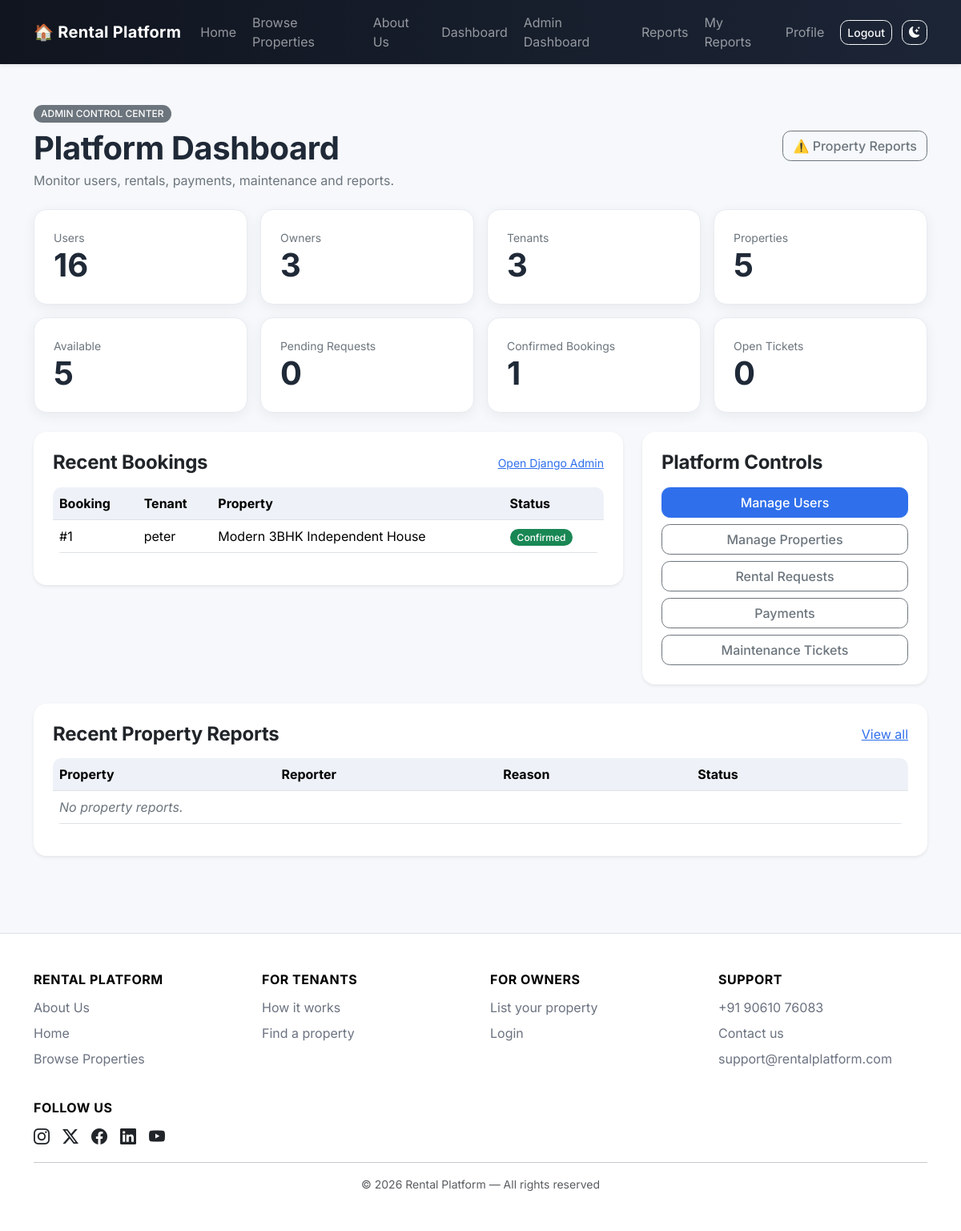
Page /admin-dashboard/ (signed in) on the earlier database version.
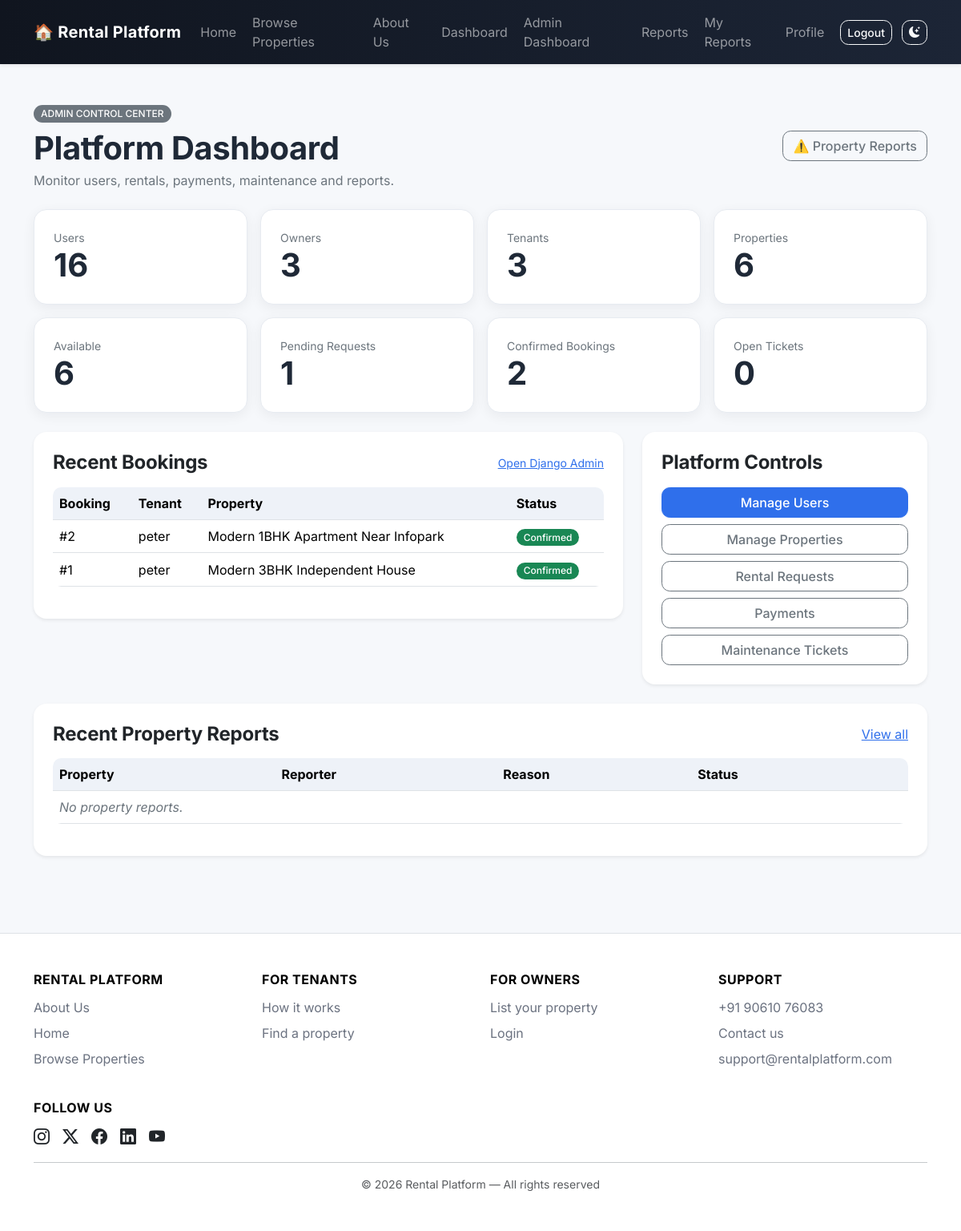
Same page on the later database version.
### bookings/models.py (models this page shows, shortened)
class Booking(models.Model):
    class Status(models.TextChoices):
        CONFIRMED = "CONFIRMED", "Confirmed"
        CANCELLED = "CANCELLED", "Cancelled"
        COMPLETED = "COMPLETED", "Completed"
    rental_request = models.OneToOneField(RentalRequest, on_delete=models.PROTECT, related_name="booking")
    tenant = models.ForeignKey(settings.AUTH_USER_MODEL, on_delete=models.CASCADE, related_name="bookings")
    property = models.ForeignKey(Property, on_delete=models.PROTECT, related_name="bookings")
    room = models.ForeignKey(Room, on_delete=models.PROTECT, null=True, blank=True, related_name="bookings")
    start_date = models.DateField()
    duration_months = models.PositiveSmallIntegerField(
        "Rental duration (months)",
        default=MIN_RENTAL_MONTHS,
        validators=[MinValueValidator(MIN_RENTAL_MONTHS), MaxValueValidator(MAX_RENTAL_MONTHS)],
    )
    status = models.CharField(max_length=12, choices=Status.choices, default=Status.CONFIRMED, db_index=True)
    created_at = models.DateTimeField(auto_now_add=True)
    updated_at = models.DateTimeField(auto_now=True)
    class Meta:
        ordering = ["-created_at"]

### accounts/models.py (models this page shows, shortened)
class User(AbstractUser):
    class Role(models.TextChoices):
        ADMIN = "ADMIN", "Admin"
        OWNER = "OWNER", "Property Owner"
        TENANT = "TENANT", "Tenant"
        TECHNICIAN = "TECHNICIAN", "Technician"
    email = models.EmailField(unique=True)
    phone = models.CharField(max_length=15, blank=True)
    profile_image = models.ImageField(upload_to="profiles/", blank=True, null=True)
    role = models.CharField(max_length=10, choices=Role.choices, default=Role.TENANT)

### properties/models.py (models this page shows, shortened)
class Property(models.Model):
    class PropertyType(models.TextChoices):
        APARTMENT = "APARTMENT", "Apartment"
        HOUSE = "HOUSE", "House"
        VILLA = "VILLA", "Villa"
        STUDIO = "STUDIO", "Studio"
        PG = "PG", "PG / Shared Accommodation"
        OFFICE = "OFFICE", "Office"
        OTHER = "OTHER", "Other"
    owner = models.ForeignKey(
        settings.AUTH_USER_MODEL,
        on_delete=models.CASCADE,
        related_name="properties",
    )
    title = models.CharField(max_length=200)
    description = models.TextField()
    property_type = models.CharField(max_length=20, choices=PropertyType.choices)
    location = models.CharField(max_length=150, db_index=True)
    address = models.TextField()
    latitude = models.DecimalField(
        max_digits=9,
        decimal_places=6,
        null=True,
        blank=True,
        validators=[MinValueValidator(-90), MaxValueValidator(90)],
    )
    longitude = models.DecimalField(
        max_digits=9,
        decimal_places=6,
        null=True,
        blank=True,
        validators=[MinValueValidator(-180), MaxValueValidator(180)],
    )
    number_of_rooms = models.PositiveIntegerField(default=1)
    rent = models.DecimalField(max_digits=12, decimal_places=2, validators=[MinValueValidator(0)])
    available = models.BooleanField(default=True, db_index=True)
    amenities = models.ManyToManyField(Amenity, blank=True, related_name="properties")
    created_at = models.DateTimeField(auto_now_add=True)
    updated_at = models.DateTimeField(auto_now=True)
    class Meta:
        ordering = ["-created_at"]

### core/views.py (the view)
# urls.py: path("admin-dashboard/", views.admin_dashboard, name="admin_dashboard"),
@login_required
def admin_dashboard(request):
    if not _admin_only(request):
        messages.error(request, "Admin access is required.")
        return redirect("accounts:dashboard")
    context = {
        "total_users": User.objects.count(),
        "owners": User.objects.filter(role=User.Role.OWNER).count(),
        "tenants": User.objects.filter(role=User.Role.TENANT).count(),
        "technicians": User.objects.filter(role=User.Role.TECHNICIAN).count(),
        "properties": Property.objects.count(),
        "available_properties": Property.objects.filter(available=True).count(),
        "pending_requests": RentalRequest.objects.filter(status=RentalRequest.Status.PENDING).count(),
        "confirmed_bookings": Booking.objects.filter(status=Booking.Status.CONFIRMED).count(),
        "successful_payments": Payment.objects.filter(status=Payment.Status.SUCCESS).count(),
        "payment_total": Payment.objects.filter(status=Payment.Status.SUCCESS).aggregate(total=Sum('amount'))['total'] or 0,
        "open_tickets": MaintenanceTicket.objects.filter(status__in=[MaintenanceTicket.Status.OPEN, MaintenanceTicket.Status.ASSIGNED, MaintenanceTicket.Status.IN_PROGRESS]).count(),
        "open_reports": PropertyReport.objects.filter(status__in=[PropertyReport.Status.OPEN, PropertyReport.Status.REVIEWING]).count(),
        "recent_reports": PropertyReport.objects.select_related("property", "reporter")[:8],
        "recent_bookings": Booking.objects.select_related("tenant", "property")[:8],
        "stats": [("Users", User.objects.count()), ("Owners", User.objects.filter(role=User.Role.OWNER).count()), ("Tenants", User.objects.filter(role=User.Role.TENANT).count()), ("Properties", Property.objects.count()), ("Available", Property.objects.filter(available=True).count()), ("Pending Requests", RentalRequest.objects.filter(status=RentalRequest.Status.PENDING).count()), ("Confirmed Bookings", Booking.objects.filter(status=Booking.Status.CONFIRMED).count()), ("Open Tickets", MaintenanceTicket.objects.filter(status__in=[MaintenanceTicket.Status.OPEN, MaintenanceTicket.Status.ASSIGNED, MaintenanceTicket.Status.IN_PROGRESS]).count())],
    }
    return render(request, "core/admin_dashboard.html", context)

### templates/core/admin_dashboard.html (shortened to what this page needs)
{% extends "base.html" %}
{% block content %}
<div class="container py-5">
  <div class="d-flex flex-wrap justify-content-between align-items-center mb-4 gap-3">
    <div><span class="badge text-bg-secondary">ADMIN CONTROL CENTER</span><h1 class="fw-bold mt-2 mb-1">Platform Dashboard</h1><p class="text-secondary mb-0">Monitor users, rentals, payments, maintenance and reports.</p></div>
    <a class="btn btn-outline-secondary" href="{% url 'core:admin_reports' %}">⚠️ Property Reports{% if open_reports %} <span class="badge text-bg-danger">{{ open_reports }}</span>{% endif %}</a>
  </div>
  <div class="row g-3 mb-4">
    {% for label,value in stats %}<div class="col-6 col-lg-3"><div class="stat-card h-100"><div class="text-secondary small">{{ label }}</div><div class="display-6 fw-bold">{{ value }}</div></div></div>{% endfor %}
  </div>
  <div class="row g-4">
    <div class="col-lg-8"><div class="card border-0 shadow-sm"><div class="card-body p-4"><div class="d-flex justify-content-between align-items-center mb-3"><h4 class="fw-bold mb-0">Recent Bookings</h4><a href="/admin/bookings/booking/" class="small">Open Django Admin</a></div><div class="table-responsive"><table class="table align-middle"><thead><tr><th>Booking</th><th>Tenant</th><th>Property</th><th>Status</th></tr></thead><tbody>{% for booking in recent_bookings %}<tr><td>#{{ booking.pk }}</td><td>{{ booking.tenant.username }}</td><td>{{ booking.property.title }}</td><td><span class="badge text-bg-success">{{ booking.get_status_display }}</span></td></tr>{% empty %}<tr><td colspan="4" class="text-secondary">No bookings yet.</td></tr>{% endfor %}</tbody></table></div></div></div></div>
    <div class="col-lg-4"><div class="card border-0 shadow-sm"><div class="card-body p-4"><h4 class="fw-bold">Platform Controls</h4><div class="d-grid gap-2 mt-3"><a class="btn btn-primary" href="/admin/accounts/user/">Manage Users</a><a class="btn btn-outline-secondary" href="/admin/properties/property/">Manage Properties</a><a class="btn btn-outline-secondary" href="/admin/bookings/rentalrequest/">Rental Requests</a><a class="btn btn-outline-secondary" href="/admin/payments/payment/">Payments</a><a class="btn btn-outline-secondary" href="/admin/maintenance/maintenanceticket/">Maintenance Tickets</a></div></div></div></div>
  </div>
  <div class="card border-0 shadow-sm mt-4"><div class="card-body p-4"><div class="d-flex justify-content-between align-items-center mb-3"><h4 class="fw-bold mb-0">Recent Property Reports</h4><a href="{% url 'core:admin_reports' %}">View all</a></div><div class="table-responsive"><table class="table align-middle"><thead><tr><th>Property</th><th>Reporter</th><th>Reason</th><th>Status</th><th></th></tr></thead><tbody>{% for report in recent_reports %}<tr><td>{{ report.property.title }}</td><td>{{ report.reporter.username }}</td><td>{{ report.get_reason_display }}</td><td>{{ report.get_status_display }}</td><td><a class="btn btn-sm btn-outline-primary" href="{% url 'core:admin_report_update' report.pk %}">Review</a></td></tr>{% empty %}<tr><td colspan="5" class="text-secondary">No property reports.</td></tr>{% endfor %}</tbody></table></div></div></div>
</div>
{% endblock %}

### templates/base.html (shortened to what this page needs)
{% load static %}
<!doctype html>
<html lang="en" data-bs-theme="light">
<head>
    <link href="https://cdn.jsdelivr.net/npm/bootstrap@5.3.3/dist/css/bootstrap.min.css" rel="stylesheet">
    <link href="https://cdn.jsdelivr.net/npm/bootstrap-icons@1.11.3/font/bootstrap-icons.css" rel="stylesheet">
    <link rel="stylesheet" href="{% static 'css/style.css' %}">
</head>
<body class="d-flex flex-column min-vh-100">
<nav class="navbar navbar-expand-lg bg-dark shadow-sm sticky-top" data-bs-theme="dark">
    <div class="container">
        <a class="navbar-brand fw-bold" href="{% url 'core:home' %}">🏠 Rental Platform</a>
        <div class="collapse navbar-collapse" id="mainNav">
            <ul class="navbar-nav ms-auto align-items-lg-center gap-lg-1">
                <li class="nav-item"><a class="nav-link" href="{% url 'core:home' %}">Home</a></li>
                <li class="nav-item"><a class="nav-link" href="{% url 'properties:list' %}">Browse Properties</a></li>
                <li class="nav-item"><a class="nav-link" href="{% url 'core:about' %}">About Us</a></li>
                {% if user.is_authenticated %}
                    <li class="nav-item"><a class="nav-link" href="{% url 'accounts:dashboard' %}">Dashboard</a></li>
                    {% if user.role == "TENANT" %}
                        <li class="nav-item"><a class="nav-link" href="{% url 'bookings:my_requests' %}">Requests</a></li>
                        <li class="nav-item"><a class="nav-link" href="{% url 'bookings:my_bookings' %}">Bookings</a></li>
                        <li class="nav-item"><a class="nav-link" href="{% url 'payments:history' %}">Payments</a></li>
                        <li class="nav-item"><a class="nav-link" href="{% url 'maintenance:tenant_tickets' %}">Maintenance</a></li>
                    {% elif user.role == "TECHNICIAN" %}
                        <li class="nav-item"><a class="nav-link" href="{% url 'maintenance:technician_tickets' %}">My Tickets</a></li>
                    {% elif user.role == "ADMIN" or user.is_superuser %}
                        <li class="nav-item"><a class="nav-link" href="{% url 'core:admin_dashboard' %}">Admin Dashboard</a></li>
                        <li class="nav-item"><a class="nav-link" href="{% url 'core:admin_reports' %}">Reports</a></li>
                    {% endif %}
                    <li class="nav-item"><a class="nav-link" href="{% url 'core:my_reports' %}">My Reports</a></li>
                    <li class="nav-item"><a class="nav-link" href="{% url 'accounts:profile' %}">Profile</a></li>
                    <li class="nav-item ms-lg-2">
                        <form method="post" action="{% url 'accounts:logout' %}" class="d-inline">
                            <button type="submit" class="btn btn-outline-light btn-sm">Logout</button>
                        </form>
                    </li>
                {% else %}
                    <li class="nav-item"><a class="nav-link" href="{% url 'accounts:login' %}">Login</a></li>
                    <li class="nav-item"><a class="btn btn-primary btn-sm ms-lg-2" href="{% url 'accounts:register' %}">Register</a></li>
                {% endif %}
                <li class="nav-item ms-lg-2">
                    <button type="button" id="theme-toggle" class="btn btn-outline-light btn-sm" title="Switch to dark mode" aria-label="Switch between light and dark mode">
                        <i id="theme-icon" class="bi bi-moon-stars-fill"></i><span id="theme-label" class="d-lg-none ms-1">Dark mode</span>
                    </button>
                </li>
            </ul>
        </div>
    </div>
</nav>
<main class="flex-grow-1">{% block content %}{% endblock %}</main>
<footer class="py-5 mt-5 border-top bg-body site-footer">
    <div class="container">
        <div class="row g-4">
            <div class="col-6 col-md-3">
                <h6 class="fw-bold">RENTAL PLATFORM</h6>
                <ul class="list-unstyled">
                    <li><a href="{% url 'core:about' %}">About Us</a></li>
                    <li><a href="{% url 'core:home' %}">Home</a></li>
                    <li><a href="{% url 'properties:list' %}">Browse Properties</a></li>
                </ul>
            </div>
            <div class="col-6 col-md-3">
                <h6 class="fw-bold">FOR TENANTS</h6>
                <ul class="list-unstyled">
                    <li><a href="{% url 'accounts:register' %}">How it works</a></li>
                    <li><a href="{% url 'properties:list' %}">Find a property</a></li>
                </ul>
            </div>
            <div class="col-6 col-md-3">
                <h6 class="fw-bold">FOR OWNERS</h6>
                <ul class="list-unstyled">
                    <li><a href="{% url 'accounts:register' %}">List your property</a></li>
                    <li><a href="{% url 'accounts:login' %}">Login</a></li>
                </ul>
            </div>
            <div class="col-6 col-md-3">
                <h6 class="fw-bold">SUPPORT</h6>
                <ul class="list-unstyled">
                    <li><a href="#"> +91 90610 76083</a></li>
                    <li><a href="{% url 'core:about' %}">Contact us</a></li>
                    <li>support@rentalplatform.com</li>
                </ul>
            </div>
            <div class="col-6 col-md-3">
                <h6 class="fw-bold">FOLLOW US</h6>
                <div class="d-flex gap-3 fs-5">
                    <a href="#" aria-label="Instagram" class="text-body"><i class="bi bi-instagram"></i></a>
                    <a href="#" aria-label="Twitter" class="text-body"><i class="bi bi-twitter-x"></i></a>
                    <a href="#" aria-label="Facebook" class="text-body"><i class="bi bi-facebook"></i></a>
                    <a href="#" aria-label="LinkedIn" class="text-body"><i class="bi bi-linkedin"></i></a>
                    <a href="#" aria-label="YouTube" class="text-body"><i class="bi bi-youtube"></i></a>
                </div>
            </div>
        </div>
        <hr>
        <div class="text-center text-muted small">
            &copy; {% now "Y" %} Rental Platform &mdash; All rights reserved
        </div>
    </div>
</footer>
</body>
</html>

Differences in the rows shown:
added Booking: pk "2", tenant.username "peter", property "Modern 1BHK Apartment Near Infopark", status "Confirmed"
Other differences:
new list line: "Properties 6"
new list line: "Available 6"
new list line: "Pending Requests 1"
new list line: "Confirmed Bookings 2"
list line gone: "Properties 5"
list line gone: "Available 5"
list line gone: "Pending Requests 0"
list line gone: "Confirmed Bookings 1"
